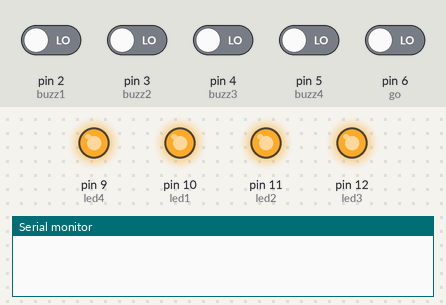
The sketch below on a simulated Arduino Uno, built with avr-gcc and run on an emulated ATmega328P. On the bench: output pins drawn as LEDs (lit = HIGH), the last lines printed to the serial monitor. The inputs (shaded band) are chosen by the test bench; at power-on: pin 2 (buzz1), pin 3 (buzz2), pin 4 (buzz3), pin 5 (buzz4), pin 6 (go) LOW.

Above: at 1.2 s.
1.3 s: pin 2 (buzz1) driven HIGH
At 1.6 s:
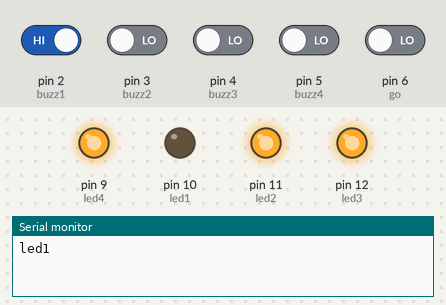
2.8 s: pin 6 (go) driven HIGH
At 3.9 s:
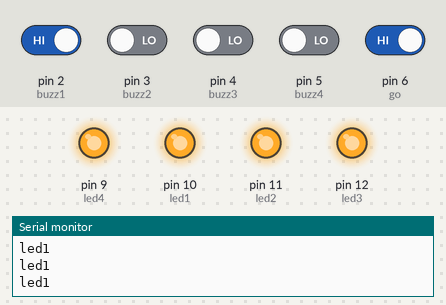
4.3 s: pin 6 (go) driven LOW
At 5.1 s:
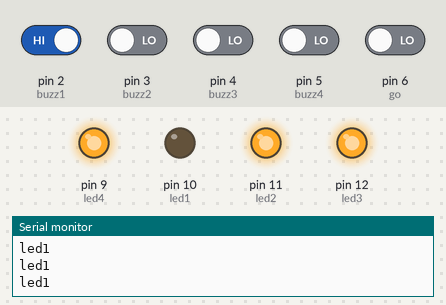
Timing chart, 0 to 7.3 s (numbered marks = the images above; inputs shaded):
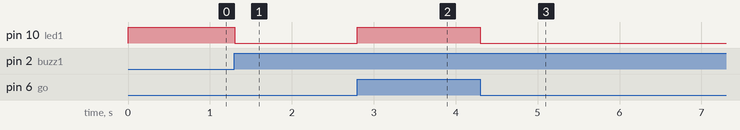

Measured:
- after the input at 1.3 s, pin 10 (led1): HIGH → LOW at once
- after the input at 2.8 s, pin 10 (led1): LOW → HIGH at once
- after the input at 4.3 s, pin 10 (led1): HIGH → LOW at once

The sketch:

main.c.ino
```cpp
  const int buzz1 = 2;
  const int buzz2 = 3;
  const int buzz3 = 4;
  const int buzz4 = 5;
  const int go = 6;

  const int led1 = 10;
  const int led2 = 11;
  const int led3 = 12;
  const int led4 = 9;
//coucou tetsssfg
  int B_ON = 0;

void setup() {

Serial.begin(9600);

pinMode(buzz1, INPUT);
pinMode(buzz2, INPUT);
pinMode(buzz3, INPUT);
pinMode(buzz4, INPUT);

pinMode(led1, OUTPUT);
pinMode(led2, OUTPUT);
pinMode(led3, OUTPUT);
pinMode(led4, OUTPUT);

digitalWrite(led1,HIGH);
digitalWrite(led2,HIGH);
digitalWrite(led3,HIGH);
digitalWrite(led4,HIGH);


}

void loop() {
  if (B_ON == 0){
    if (digitalRead(buzz1)==1){
      B_ON = 1;
      Serial.println("led1");
    }
     if (digitalRead(buzz2)==1){
      B_ON = 2;
    }
   if (digitalRead(buzz3)==1){
      B_ON = 3;
    }
   if (digitalRead(buzz4)==1){
      B_ON = 4;
    }
  }


  if (digitalRead(go)==1){
      B_ON = 5;
  }

  switch (B_ON){
    case 1:
      digitalWrite(led1,LOW);
      break;
    case 2:
      digitalWrite(led2,LOW);
      break;
    case 3:
      digitalWrite(led3,LOW);
      break;
    case 4:
      digitalWrite(led4,LOW);
      break;
    case 5:
  digitalWrite(led1,HIGH);
  digitalWrite(led2,HIGH);
  digitalWrite(led3,HIGH);
  digitalWrite(led4,HIGH);
      B_ON = 0;
      break;
  }
  delay(1);


}
```
